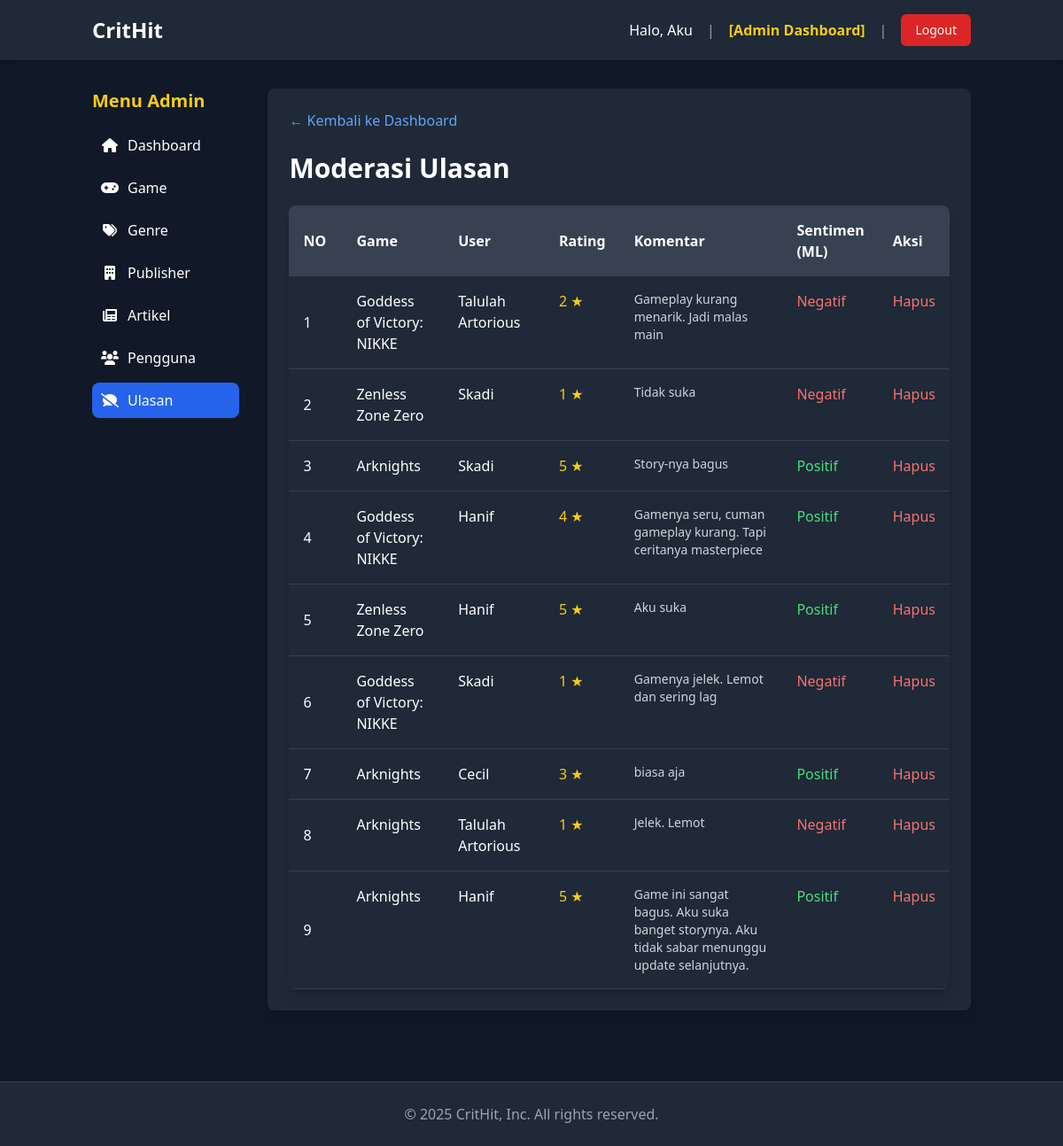
The page /admin/index.php?page=manage_reviews (signed in) on the database its author committed.
### tables this page shows
CREATE TABLE `reviews` (
  `id` int(11) NOT NULL,
  `game_id` int(11) NOT NULL,
  `user_id` int(11) NOT NULL,
  `rating` tinyint(4) NOT NULL,
  `comment_text` text NOT NULL,
  `sentiment` enum('positive','negative','neutral','gagal') DEFAULT NULL,
  `created_at` timestamp NOT NULL DEFAULT curtime()
);

CREATE TABLE `games` (
  `id` int(11) NOT NULL,
  `title` varchar(255) NOT NULL,
  `description` text DEFAULT NULL,
  `release_date` date DEFAULT NULL,
  `image_url` varchar(255) DEFAULT NULL,
  `created_at` timestamp NOT NULL DEFAULT current_timestamp()
);

CREATE TABLE `users` (
  `id` int(11) NOT NULL,
  `name` varchar(100) NOT NULL,
  `email` varchar(255) NOT NULL,
  `password` varchar(255) NOT NULL,
  `role` enum('admin','user') NOT NULL DEFAULT 'user',
  `created_at` timestamp NOT NULL DEFAULT current_timestamp()
);

### admin/reviews/manage_reviews.php (the view, shortened to what this page needs)
<?php
$reviews = [];
try {
    $sql = "SELECT
                r.id,
                r.comment_text,
                r.rating,
                r.sentiment,
                r.created_at,
                g.title AS game_title,
                u.name AS user_name
            FROM reviews r
            JOIN games g ON r.game_id = g.id
            JOIN users u ON r.user_id = u.id
            ORDER BY r.created_at DESC";
    $stmt = $pdo->prepare($sql);
    $stmt->execute();
    $reviews = $stmt->fetchAll();
} catch (PDOException $e) {
    $error_db = "Error mengambil data ulasan: " . $e->getMessage();
}
?>
<a href="index.php?page=dashboard" class="text-blue-400 hover:text-blue-300 mb-6 inline-block">&larr; Kembali ke Dashboard</a>
<div class="flex justify-between items-center mb-6">
    <h1 class="text-3xl font-bold">Moderasi Ulasan</h1>
    </div>
<div class="bg-gray-800 rounded-lg shadow-lg overflow-hidden">
    <table class="w-full">
        <thead class="bg-gray-700">
            <tr>
                <th class="p-4 text-left w-1/12">NO</th>
                <th class="p-4 text-left w-2/12">Game</th>
                <th class="p-4 text-left w-2/12">User</th>
                <th class="p-4 text-left w-1/12">Rating</th>
                <th class="p-4 text-left w-4/12">Komentar</th>
                <th class="p-4 text-left w-1/12">Sentimen (ML)</th>
                <th class="p-4 text-left w-1/12">Aksi</th>
            </tr>
        </thead>
        <tbody>
            <?php if (empty($reviews)): ?>
                <tr>
                    <td colspan="7" class="p-4 text-center text-gray-400">
                        Belum ada ulasan di database.
                    </td>
                </tr>
            <?php else:
                $no = 1;
                foreach ($reviews as $review): ?>
                    <tr class="border-b border-gray-700 hover:bg-gray-700">
                        <td class="p-4"><?php echo htmlspecialchars($no); ?></td>
                        <td class="p-4 align-top font-medium"><?php echo htmlspecialchars($review['game_title']); ?></td>
                        <td class="p-4 align-top"><?php echo htmlspecialchars($review['user_name']); ?></td>
                        <td class="p-4 align-top text-yellow-400"><?php echo $review['rating']; ?> ★</td>
                        <td class="p-4 align-top text-sm text-gray-300">
                            <?php echo nl2br(htmlspecialchars($review['comment_text'])); ?>
                        </td>
                        <td class="p-4 align-top">
                            <?php
                            $sentiment = $review['sentiment'];
                            if ($sentiment == 'positive') {
                                echo '<span class="text-green-400">Positif</span>';
                            } elseif ($sentiment == 'negative') {
                                echo '<span class="text-red-400">Negatif</span>';
                            } else {
                                echo '<span class="text-gray-500">Netral</span>';
                            }
                            ?>
                        </td>
                        <td class="p-4 align-top">
                            <a href="index.php?page=review_hapus&id=<?php echo $review['id']; ?>" class="text-red-400 hover:text-red-300" onclick="return confirm('Anda yakin ingin menghapus ulasan ini?');">Hapus</a>
                        </td>
                    </tr>
                    <?php $no++; ?>
                <?php endforeach; ?>
            <?php endif; ?>
        </tbody>
    </table>
</div>

### rows shown on the page
reviews: game.title "Goddess of Victory: NIKKE", user.name "Talulah Artorious", rating "2", comment_text "Gameplay kurang menarik. Jadi malas main", sentiment "Negatif"
reviews: game.title "Zenless Zone Zero", user.name "Skadi", rating "1", comment_text "Tidak suka", sentiment "Negatif"
reviews: game.title "Arknights", user.name "Skadi", rating "5", comment_text "Story-nya bagus", sentiment "Positif"
reviews: game.title "Goddess of Victory: NIKKE", user.name "Hanif", rating "4", comment_text "Gamenya seru, cuman gameplay kurang. Tapi ceritanya masterpiece", sentiment "Positif"
reviews: game.title "Zenless Zone Zero", user.name "Hanif", rating "5", comment_text "Aku suka", sentiment "Positif"
reviews: game.title "Goddess of Victory: NIKKE", user.name "Skadi", rating "1", comment_text "Gamenya jelek. Lemot dan sering lag", sentiment "Negatif"
reviews: game.title "Arknights", user.name "Cecil", rating "3", comment_text "biasa aja", sentiment "Positif"
reviews: game.title "Arknights", user.name "Talulah Artorious", rating "1", comment_text "Jelek. Lemot", sentiment "Negatif"
reviews: game.title "Arknights", user.name "Hanif", rating "5", comment_text "Game ini sangat bagus. Aku suka banget storynya. Aku tidak sabar menunggu update selanjutnya.", sentiment "Positif"

### other values the page prints
$user_name "Aku"
